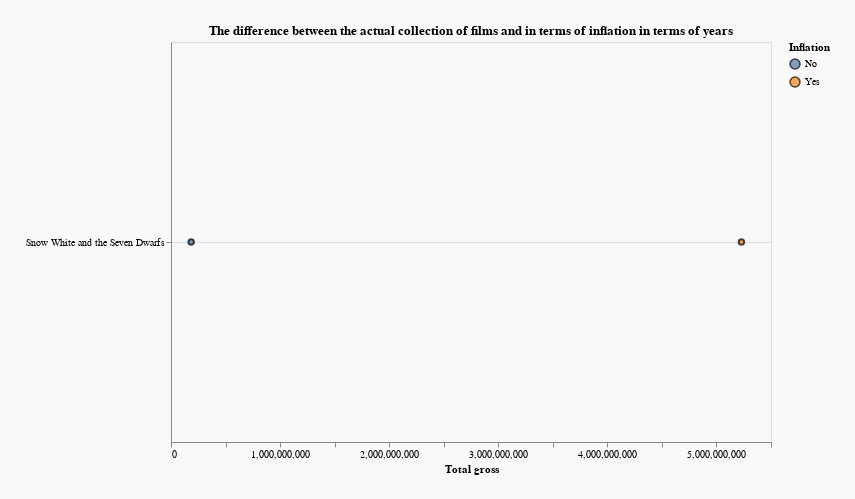

Notebook code cell kept with this figure:
### Code cell
alt.Chart(vis4_df).mark_point(filled=True,stroke='black').encode(
    alt.X(
        'total_gross:Q',        
        scale=alt.Scale(zero=False),
        axis=alt.Axis(grid=False),
        title='Total gross'
    ),
    alt.Y(
        'movie_title:N',
        title="",
        sort='-x',
        axis=alt.Axis(grid=True)
       ),
     alt.OpacityValue(0.7),
    color=alt.Color('inflation:N', legend=alt.Legend(title="Inflation"))).add_selection(select_year_inflation
).transform_filter(select_year_inflation
).properties(width = 600, height = 400, background = '#F9F9F9', padding = 25,
             title='The difference between the actual collection of films and in terms of inflation in terms of years')

### Figure 1 — Vega-Lite specification as saved in the notebook (floating-point values rounded to 4 significant figures; data arrays with more than 128 entries replaced by an {"elided": "..."} marker saying what was removed)
{"config": {"view": {"continuousWidth": 400, "continuousHeight": 300}}, "data": {"name": "data-e135c8a612e74fb2356578f559df073a"}, "mark": {"type": "point", "filled": true, "stroke": "black"}, "background": "#F9F9F9", "encoding": {"color": {"field": "inflation", "legend": {"title": "Inflation"}, "type": "nominal"}, "opacity": {"value": 0.7}, "x": {"axis": {"grid": false}, "field": "total_gross", "scale": {"zero": false}, "title": "Total gross", "type": "quantitative"}, "y": {"axis": {"grid": true}, "field": "movie_title", "sort": "-x", "title": "", "type": "nominal"}}, "height": 400, "padding": 25, "selection": {"year": {"type": "single", "fields": ["release_date"], "bind": {"input": "range", "max": 2016.0, "min": 1937.0, "name": "Select year:", "step": 1}, "init": {"release_date": 1937.0}}}, "title": "The difference between the actual collection of films and in terms of inflation in terms of years", "transform": [{"filter": {"selection": "year"}}], "width": 600, "$schema": "https://vega.github.io/schema/vega-lite/v4.17.0.json", "datasets": {"data-e135c8a612e74fb2356578f559df073a": {"elided": "1158 records"}}}
